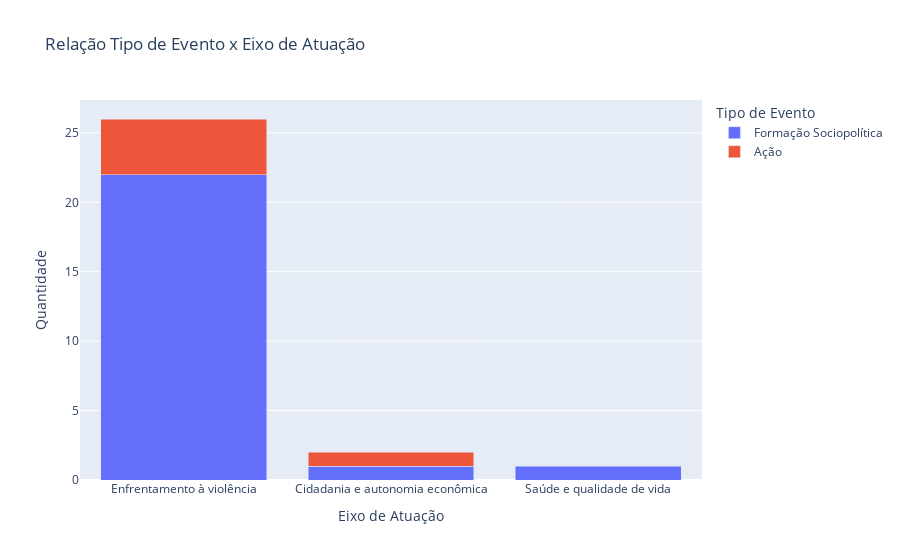

Notebook cell for this chart:
### Code cell
# Crie um novo DataFrame com as contagens para cada combinação de 'kind' e 'scope'
df_counts = df_events.groupby(['kind', 'scope']).size().reset_index(name='Quantidade')

# Ordenar as colunas de maior para menor
df_counts = df_counts.sort_values(by='Quantidade', ascending=False)

df_counts['kind'] = df_counts['kind'].replace({'formations': 'Formação Sociopolítica'})
df_counts['scope'] = df_counts['scope'].replace({'Combating violence': 'Enfrentamento à violência'})

# Crie o gráfico de barras empilhadas
fig = px.bar(df_counts, x='scope', y='Quantidade', color='kind', barmode='stack', title='Relação Tipo de Evento x Eixo de Atuação')

# Adicionando titulo de legenda
fig.update_layout(legend_title_text='Tipo de Evento')
fig.update_xaxes(title_text='Eixo de Atuação')

fig.show()

### Figure 1 — Plotly figure (JSON) as saved in the notebook; plotly's stock layout.template omitted (floating-point values rounded to 4 significant figures)
{"data": [{"alignmentgroup": "True", "hovertemplate": "kind=Formação Sociopolítica<br>scope=%{x}<br>Quantidade=%{y}<extra></extra>", "legendgroup": "Formação Sociopolítica", "marker": {"color": "#636efa", "pattern": {"shape": ""}}, "name": "Formação Sociopolítica", "offsetgroup": "Formação Sociopolítica", "orientation": "v", "showlegend": true, "textposition": "auto", "type": "bar", "x": ["Enfrentamento à violência", "Cidadania e autonomia econômica", "Saúde e qualidade de vida"], "xaxis": "x", "y": [22, 1, 1], "yaxis": "y"}, {"alignmentgroup": "True", "hovertemplate": "kind=Ação<br>scope=%{x}<br>Quantidade=%{y}<extra></extra>", "legendgroup": "Ação", "marker": {"color": "#EF553B", "pattern": {"shape": ""}}, "name": "Ação", "offsetgroup": "Ação", "orientation": "v", "showlegend": true, "textposition": "auto", "type": "bar", "x": ["Enfrentamento à violência", "Cidadania e autonomia econômica"], "xaxis": "x", "y": [4, 1], "yaxis": "y"}], "layout": {"barmode": "stack", "legend": {"title": {"text": "Tipo de Evento"}, "tracegroupgap": 0}, "title": {"text": "Relação Tipo de Evento x Eixo de Atuação"}, "xaxis": {"anchor": "y", "domain": [0, 1], "title": {"text": "Eixo de Atuação"}}, "yaxis": {"anchor": "x", "domain": [0, 1], "title": {"text": "Quantidade"}}}}
